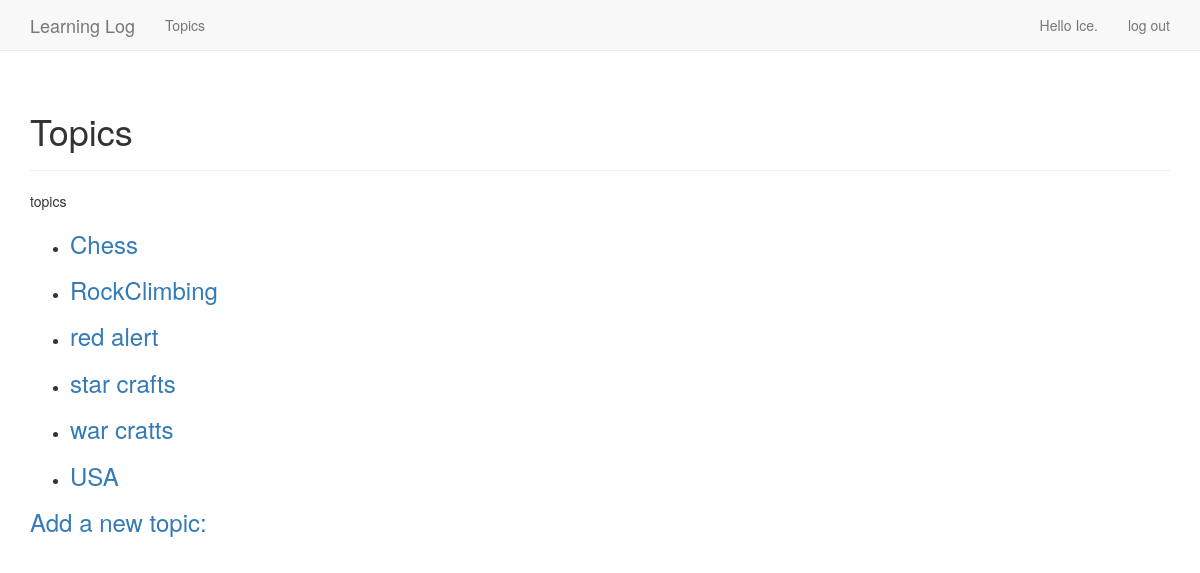
The app's page /topic/ (signed in) with its own data.
### learning_logs/models.py (models this page shows)
class Topic(models.Model):
    text=models.CharField(max_length=200)
    date_added=models.DateTimeField(auto_now_add=True)
    owner=models.ForeignKey(User,on_delete=models.CASCADE)
    def __str__(self):
        return self.text

### learning_logs/views.py (the view)
# urls.py: url(r'^topic/$',views.topics,name='topics'),
@login_required
def topics(request):
    topics=Topic.objects.filter(owner=request.user).order_by('date_added')
    context={'topics':topics}
    return render(request,'learning_logs/topics.html',context)

### learning_logs/templates/learning_logs/topics.html
{% extends "learning_logs/base.html" %}
{% block header %}
  <h1>Topics</h1>
{% endblock header %}
{% block content %}
  <p>topics</p>
  <ul>
    {% for topic in topics %}
      <li>
        <h3>
          <a href='{% url "learning_logs:topic" topic.id %}'>{{topic}}</a>
        </h3>
      </li>
    {% empty %}
      <li>No topics have been added yet.</li>
    {% endfor %}
</ul>
<h3><a href="{% url 'learning_logs:new_topic' %}">Add a new topic:</a></h3>
{% endblock content %}

### learning_logs/templates/learning_logs/base.html (shortened to what this page needs)
{% load bootstrap3 %}
<!DOCTYPE html>
<html lang='en'>
  <head>
    {% bootstrap_css %}
  </head>
  <body>
    <nav class='navbar navbar-default navbar-static-top'>
      <div class='container'>
        <div class='navbar-header'>
          <a class='navbar-brand' href='{% url "learning_logs:index" %}'>
            Learning Log
          </a>
        </div>
        <div id='navbar' class='navbar-collapse collapse'>
          <ul class='nav navbar-nav'>
            <li><a href='{% url "learning_logs:topics" %}'>Topics</a></li>
          </ul>
          <ul class='nav navbar-nav navbar-right'>
            {% if user.is_authenticated %}
              <li><a>Hello {{user.username}}.</a></li>
              <li><a href="{% url 'users:logout' %}">log out</a></li>
            {% else %}
              <li><a href='{% url "users:login" %}'>login in</a></li>
              <li><a href="{% url 'users:register' %}">register</a></li>
            {% endif %}
          </ul>
        </div>
      </div>
    </nav>
    <div class='container'>
      <div class='page-header'>
        {% block header %}{% endblock header %}
      </div>
      <div>
        {% block content %}{% endblock content %}
      </div>
    </div>
  </body>
</html>

### records on screen
Topic: text "Chess"
Topic: text "RockClimbing"
Topic: text "red alert"
Topic: text "star crafts"
Topic: text "war cratts"
Topic: text "USA"

### other values on screen
{{ user.username }} "Ice"
